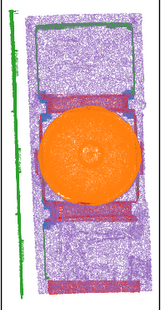
#> input picture documentacion/poster/fig/planta_real.png, 162 x 310 px; its folder holds 2 pictures in this run
$ python componer_aciertos.py
#> lines starting #> are read from the running program, lines starting #| are printed output that depends on the picture
"""Mapa de aciertos y errores de M4: compara, pixel a pixel, la vista con etiqueta real y la vista predicha.
Aproximacion visual (no por punto): un pixel es acierto si su color coincide con el real en un entorno de 3x3."""
from pathlib import Path
from PIL import Image
import numpy as np

AQUI = Path(__file__).resolve().parent
ACIERTO, ERROR, S = (46, 125, 210), (220, 38, 38), 4

def mapa(v):
#> called with v = 'planta'
    r = np.array(Image.open(AQUI / f"{v}_real.png").convert("RGB").crop((0, 0, 161, 310))).astype(int)
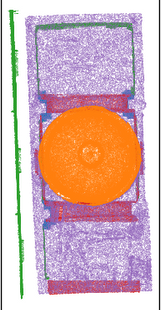
#> r: shape (310, 161, 3) int64; mean R, G, B 213.2, 179.8, 181.7
#> (the run stopped early here; a loop or call above may not have finished)
